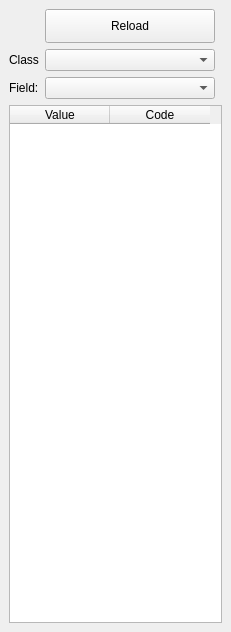
<?xml version="1.0" encoding="UTF-8"?>
<ui version="4.0">
 <class>DockWidget</class>
 <widget class="QDockWidget" name="DockWidget">
  <property name="geometry">
   <rect>
    <x>0</x>
    <y>0</y>
    <width>231</width>
    <height>632</height>
   </rect>
  </property>
  <property name="windowTitle">
   <string>DSGTools: Code List Viewer</string>
  </property>
  <widget class="QWidget" name="dockWidgetContents">
   <layout class="QGridLayout" name="gridLayout">
    <item row="2" column="1">
     <widget class="QComboBox" name="comboBox">
      <property name="sizePolicy">
       <sizepolicy hsizetype="Minimum" vsizetype="Fixed">
        <horstretch>0</horstretch>
        <verstretch>0</verstretch>
       </sizepolicy>
      </property>
      <property name="minimumSize">
       <size>
        <width>170</width>
        <height>0</height>
       </size>
      </property>
     </widget>
    </item>
    <item row="1" column="0">
     <widget class="QLabel" name="label_2">
      <property name="text">
       <string>Class</string>
      </property>
     </widget>
    </item>
    <item row="2" column="0">
     <widget class="QLabel" name="label">
      <property name="text">
       <string>Field:</string>
      </property>
     </widget>
    </item>
    <item row="1" column="1">
     <widget class="QComboBox" name="classComboBox"/>
    </item>
    <item row="4" column="0" colspan="3">
     <widget class="QTableWidget" name="tableWidget">
      <column>
       <property name="text">
        <string>Value</string>
       </property>
      </column>
      <column>
       <property name="text">
        <string>Code</string>
       </property>
      </column>
     </widget>
    </item>
    <item row="0" column="1">
     <widget class="QPushButton" name="refreshButton">
      <property name="minimumSize">
       <size>
        <width>170</width>
        <height>34</height>
       </size>
      </property>
      <property name="text">
       <string>Reload</string>
      </property>
     </widget>
    </item>
   </layout>
  </widget>
 </widget>
 <resources/>
 <connections/>
</ui>
